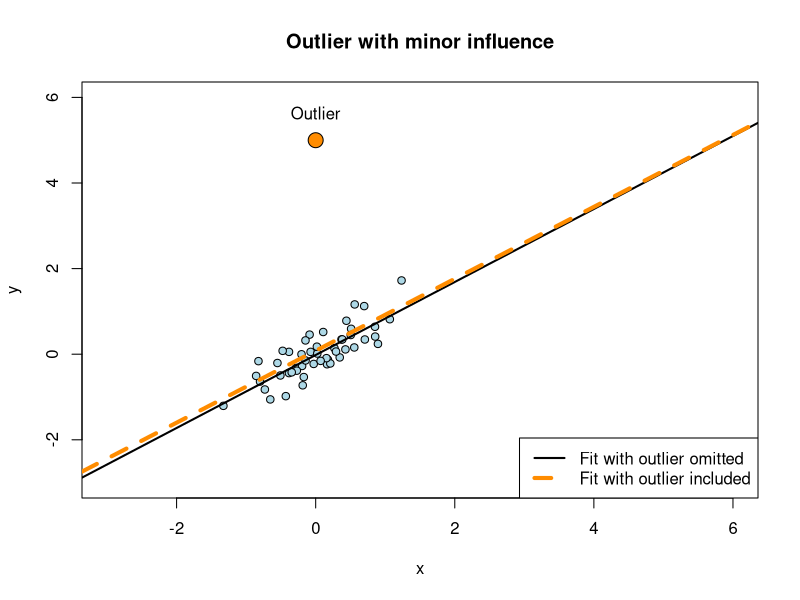
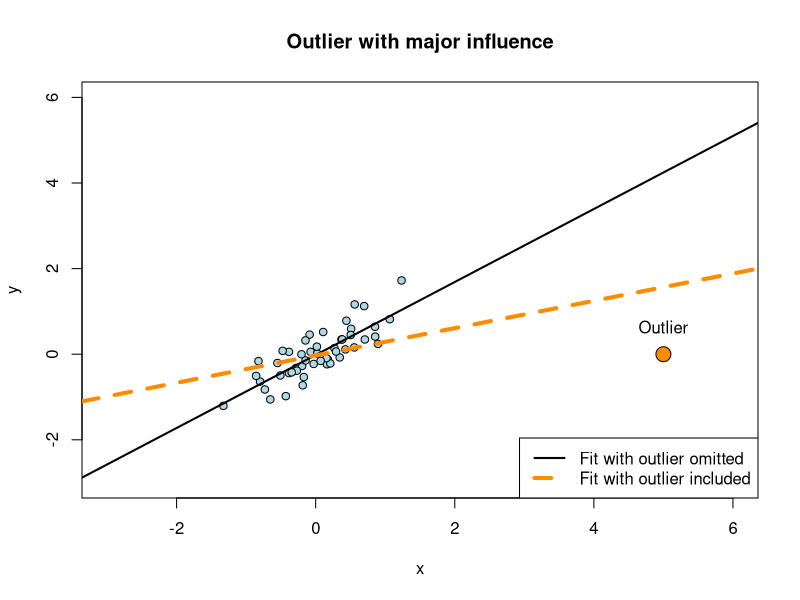
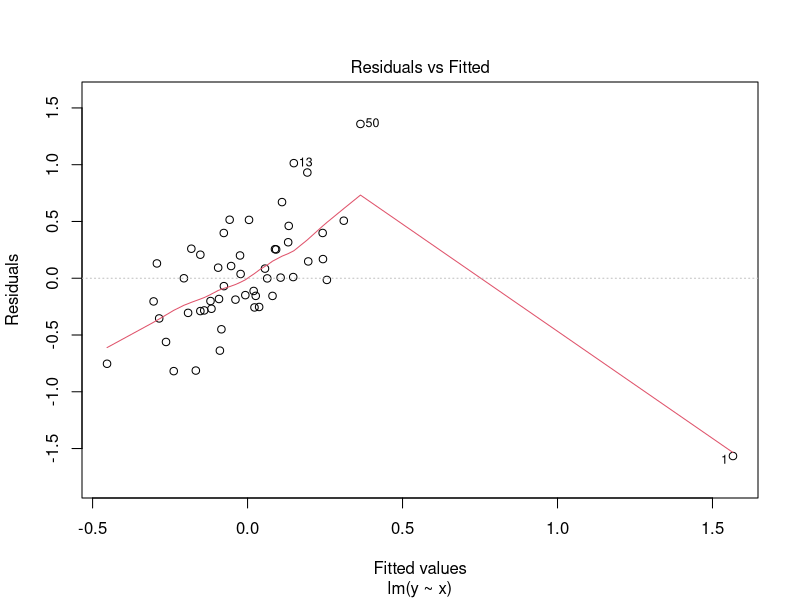
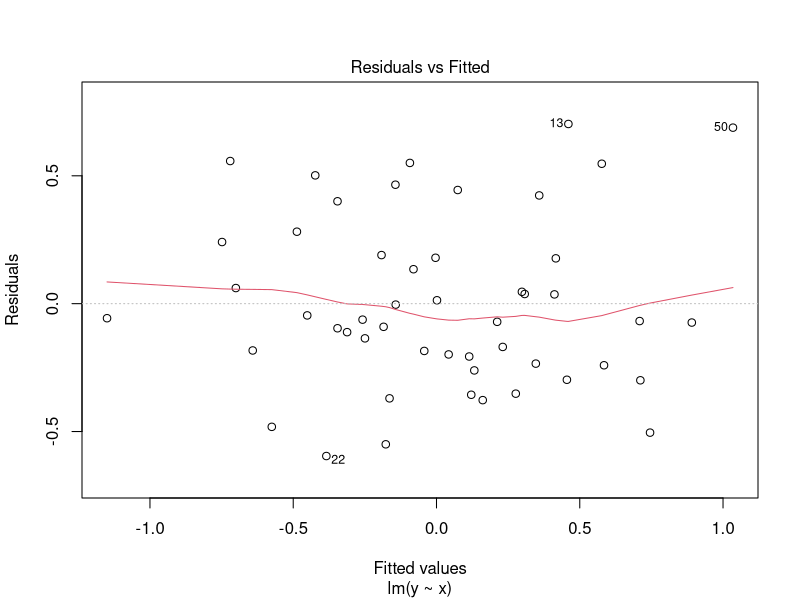
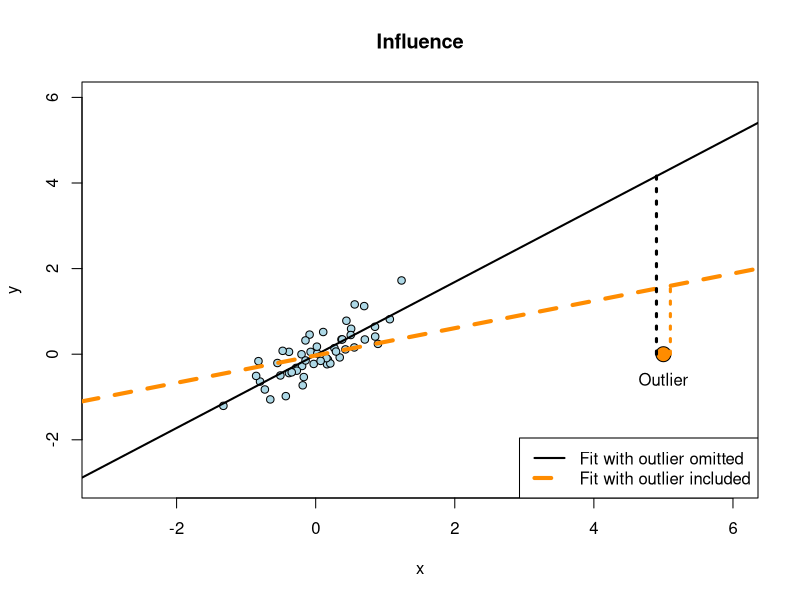
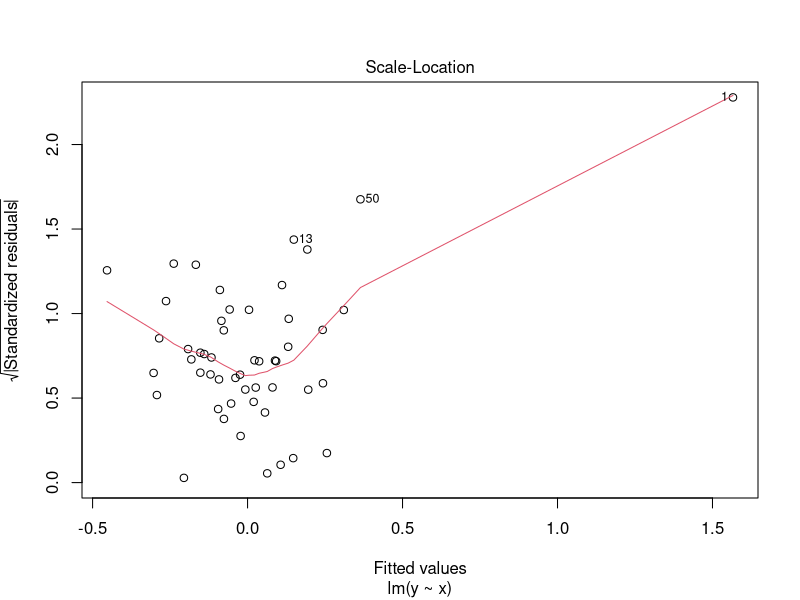
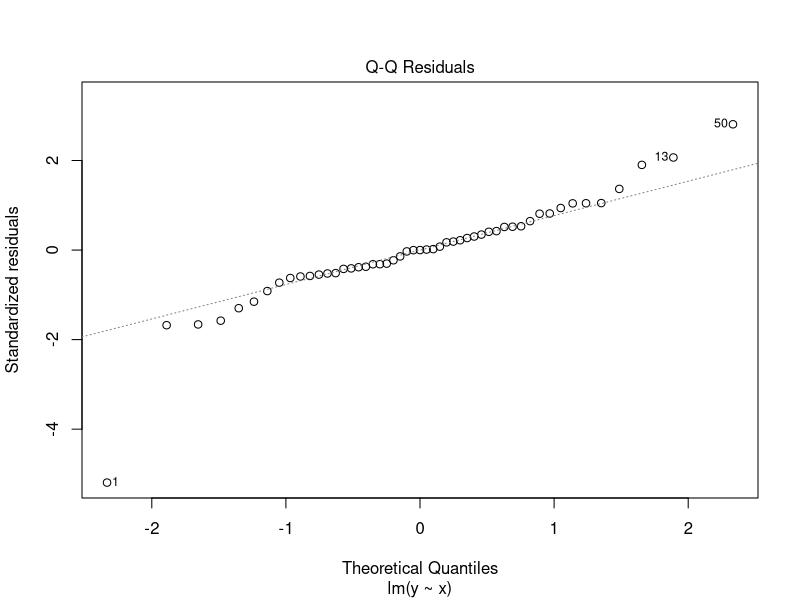
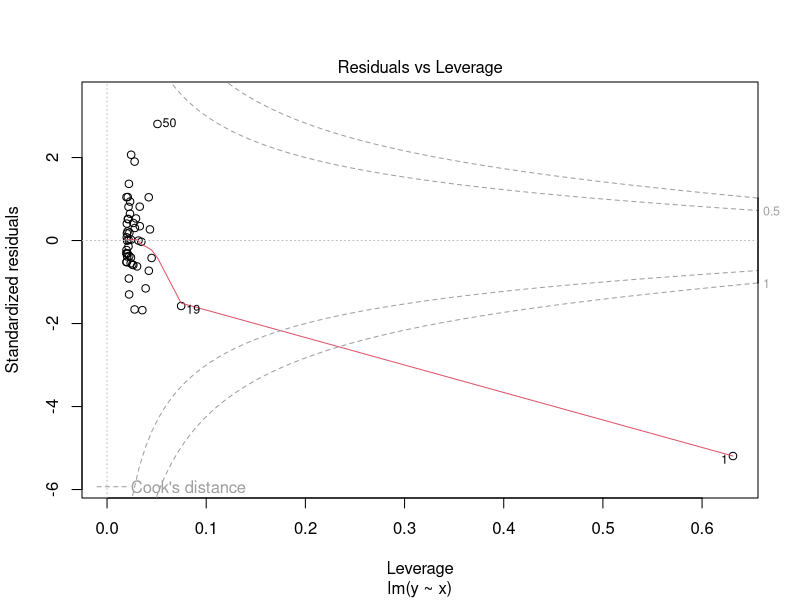

Write the R code that produced these figures, in order.
## ---- chunk 1
local({
    set.seed(13121098)
    n <- 50
    x <- rnorm(n, sd=.5)
    y <- x + rnorm(n, sd=.3)
    out1 <<- data.frame(y=c(5, y), x=c(0, x))
    out2 <<- data.frame(y=c(0, y), x=c(5, x))
})
## ---- chunk 2
local({
    fit.1 <- lm(y ~ x, out1[-1,])
    fit <- lm(y ~ x, out1)
    plot(c(-3, 6), c(-3, 6), type='n', xlab="x", ylab="y", main="Outlier with minor influence")
    points(y ~ x, out1, pch=21, bg="lightblue")
    points(out1[1, 2], out1[1, 1], cex = 2, bg = "darkorange", col = "black", pch = 21)
    text(out1[1, 2], out1[1, 1] + .25, "Outlier", pos=3)
    abline(fit.1, lwd=2)
    abline(fit, col='darkorange', lwd=4, lty=2)
    legend('bottomright', c("Fit with outlier omitted", "Fit with outlier included"), lty=1:2, col=c("black", "darkorange"), lwd=c(2, 4))
})
## ---- chunk 3
local({
    fit.1 <- lm(y ~ x, out2[-1,])
    fit <- lm(y ~ x, out2)
    plot(c(-3, 6), c(-3, 6), type='n', xlab="x", ylab="y", main="Outlier with major influence")
    points(y ~ x, out2, pch=21, bg="lightblue")
    points(out2[1, 2], out2[1, 1], cex = 2, bg = "darkorange", col = "black", pch = 21)
    text(out2[1, 2], out2[1, 1] + .25, "Outlier", pos=3)
    abline(fit.1, lwd=2)
    abline(fit, col='darkorange', lwd=4, lty=2)
    legend('bottomright', c("Fit with outlier omitted", "Fit with outlier included"), lty=1:2, col=c("black", "darkorange"), lwd=c(2, 4))
})
## ---- chunk 4
fit <- lm(y ~ x, out2)
## ---- chunk 5
plot(fit, which=1)
## ---- chunk 6
"No. There is a linear pattern involving all but one residual and the fit."
## ---- chunk 7
"1"
## ---- chunk 8
fitno <- lm(y ~ x, out2[-1, ])
## ---- chunk 9
plot(fitno, which=1)
## ---- chunk 10
coef(fit)-coef(fitno)
## ---- chunk 11
head(dfbeta(fit))
## ---- chunk 12
local({
    plot(c(-3, 6), c(-3, 6), type='n', xlab="x", ylab="y", main="Influence")
    points(y ~ x, out2, pch=21, bg="lightblue")
    points(out2[1,2], out2[1,1], cex = 2, bg = "darkorange", col = "black", pch = 21)
    text(out2[1,2], out2[1,1]-.25, "Outlier", pos=1)
    abline(fitno, lwd=2)
    abline(fit, col='darkorange', lwd=4, lty=2)
    segments(out2[1,"x"]-.1, out2[1,"y"], out2[1,"x"]-.1, predict(fitno, out2[1,]), lty=3, lwd=3)
    segments(out2[1,"x"]+.1, out2[1,"y"], out2[1,"x"]+.1, fit$fitted.values[1], lty=3, lwd=3, col="darkorange")
    legend('bottomright', c("Fit with outlier omitted", "Fit with outlier included"), lty=1:2, col=c("black", "darkorange"), lwd=c(2,4))
})
## ---- chunk 13
resno <- out2[1, "y"] - predict(fitno, out2[1,])
## ---- chunk 14
1-resid(fit)[1]/resno
## ---- chunk 15
head(hatvalues(fit))
## ---- chunk 16
sigma <- sqrt(deviance(fit)/df.residual(fit))
## ---- chunk 17
rstd <- resid(fit)/(sigma * sqrt(1-hatvalues(fit)))
## ---- chunk 18
head(cbind(rstd, rstandard(fit)))
## ---- chunk 19
plot(fit, which=3)
## ---- chunk 20
plot(fit, which=2)
## ---- chunk 21
"About -5"
## ---- chunk 22
sigma1 <- sqrt(deviance(fitno)/df.residual(fitno))
## ---- chunk 23
resid(fit)[1]/(sigma1*sqrt(1-hatvalues(fit)[1]))
## ---- chunk 24
head(rstudent(fit))
## ---- chunk 25
dy <- predict(fitno, out2)-predict(fit, out2)
## ---- chunk 26
sum(dy^2)/(2*sigma^2)
## ---- chunk 27
plot(fit, which=5)
